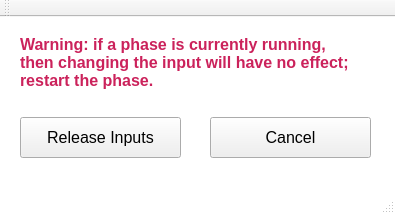
<?xml version="1.0" encoding="UTF-8"?>
<ui version="4.0">
 <class>TempPopup</class>
 <widget class="QMainWindow" name="TempPopup">
  <property name="geometry">
   <rect>
    <x>0</x>
    <y>0</y>
    <width>395</width>
    <height>214</height>
   </rect>
  </property>
  <property name="windowTitle">
   <string>Confirm release of locked inputs</string>
  </property>
  <property name="styleSheet">
   <string notr="true">QMainWindow {
background: white;
}</string>
  </property>
  <widget class="QWidget" name="centralWidget">
   <widget class="QPushButton" name="Release_Locked_Inputs">
    <property name="geometry">
     <rect>
      <x>20</x>
      <y>100</y>
      <width>161</width>
      <height>41</height>
     </rect>
    </property>
    <property name="font">
     <font>
      <family>Arial</family>
      <pointsize>12</pointsize>
     </font>
    </property>
    <property name="text">
     <string>Release Inputs</string>
    </property>
   </widget>
   <widget class="QPushButton" name="Cancel">
    <property name="geometry">
     <rect>
      <x>210</x>
      <y>100</y>
      <width>161</width>
      <height>41</height>
     </rect>
    </property>
    <property name="font">
     <font>
      <family>Arial</family>
      <pointsize>12</pointsize>
     </font>
    </property>
    <property name="text">
     <string>Cancel</string>
    </property>
   </widget>
   <widget class="QLabel" name="HeatLabel">
    <property name="geometry">
     <rect>
      <x>20</x>
      <y>10</y>
      <width>361</width>
      <height>71</height>
     </rect>
    </property>
    <property name="font">
     <font>
      <family>Arial</family>
      <pointsize>12</pointsize>
      <weight>75</weight>
      <bold>true</bold>
     </font>
    </property>
    <property name="styleSheet">
     <string notr="true">color: rgb(203, 34, 91)</string>
    </property>
    <property name="text">
     <string>Warning: if a phase is currently running,
then changing the input will have no effect;
restart the phase.</string>
    </property>
   </widget>
  </widget>
  <widget class="QMenuBar" name="menuBar">
   <property name="geometry">
    <rect>
     <x>0</x>
     <y>0</y>
     <width>395</width>
     <height>21</height>
    </rect>
   </property>
  </widget>
  <widget class="QToolBar" name="mainToolBar">
   <attribute name="toolBarArea">
    <enum>TopToolBarArea</enum>
   </attribute>
   <attribute name="toolBarBreak">
    <bool>false</bool>
   </attribute>
  </widget>
  <widget class="QStatusBar" name="statusBar"/>
 </widget>
 <layoutdefault spacing="6" margin="11"/>
 <tabstops>
  <tabstop>Release_Locked_Inputs</tabstop>
  <tabstop>Cancel</tabstop>
 </tabstops>
 <resources/>
 <connections/>
</ui>
